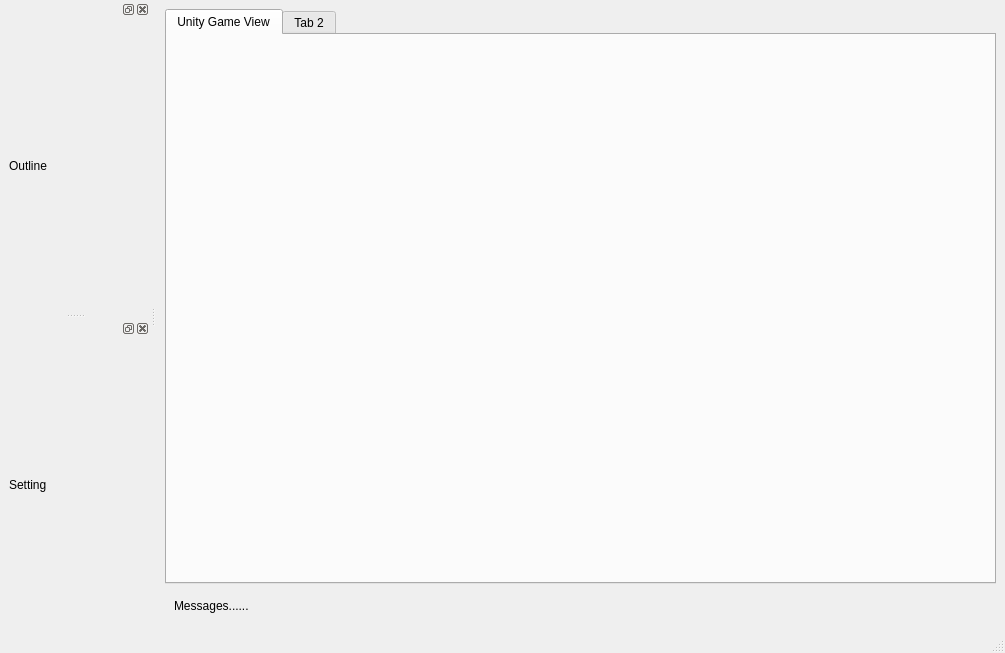
<?xml version="1.0" encoding="UTF-8"?>
<ui version="4.0">
 <class>MainWindow</class>
 <widget class="QMainWindow" name="MainWindow">
  <property name="geometry">
   <rect>
    <x>0</x>
    <y>0</y>
    <width>1005</width>
    <height>653</height>
   </rect>
  </property>
  <property name="windowTitle">
   <string>MainWindow</string>
  </property>
  <widget class="QWidget" name="centralwidget">
   <layout class="QGridLayout" name="gridLayout">
    <item row="1" column="0">
     <widget class="QWidget" name="widget" native="true">
      <layout class="QGridLayout" name="gridLayout_2">
       <item row="0" column="0">
        <widget class="QLabel" name="label">
         <property name="text">
          <string>Messages......</string>
         </property>
        </widget>
       </item>
      </layout>
     </widget>
    </item>
    <item row="0" column="0">
     <widget class="QTabWidget" name="tabWidget">
      <property name="currentIndex">
       <number>0</number>
      </property>
      <widget class="QWidget" name="tab">
       <attribute name="title">
        <string>Unity Game View</string>
       </attribute>
      </widget>
      <widget class="QWidget" name="tab_2">
       <attribute name="title">
        <string>Tab 2</string>
       </attribute>
      </widget>
     </widget>
    </item>
   </layout>
  </widget>
  <widget class="QMenuBar" name="menubar">
   <property name="geometry">
    <rect>
     <x>0</x>
     <y>0</y>
     <width>1005</width>
     <height>22</height>
    </rect>
   </property>
  </widget>
  <widget class="QStatusBar" name="statusbar"/>
  <widget class="QDockWidget" name="dockWidget">
   <property name="minimumSize">
    <size>
     <width>150</width>
     <height>57</height>
    </size>
   </property>
   <attribute name="dockWidgetArea">
    <number>1</number>
   </attribute>
   <widget class="QWidget" name="dockWidgetContents">
    <layout class="QGridLayout" name="gridLayout_4">
     <item row="0" column="0">
      <widget class="QLabel" name="label_3">
       <property name="text">
        <string>Outline</string>
       </property>
      </widget>
     </item>
    </layout>
   </widget>
  </widget>
  <widget class="QDockWidget" name="dockWidget_2">
   <property name="minimumSize">
    <size>
     <width>150</width>
     <height>57</height>
    </size>
   </property>
   <attribute name="dockWidgetArea">
    <number>1</number>
   </attribute>
   <widget class="QWidget" name="dockWidgetContents_2">
    <layout class="QGridLayout" name="gridLayout_3">
     <item row="0" column="0">
      <widget class="QLabel" name="label_2">
       <property name="text">
        <string>Setting</string>
       </property>
      </widget>
     </item>
    </layout>
   </widget>
  </widget>
 </widget>
 <resources/>
 <connections/>
</ui>
